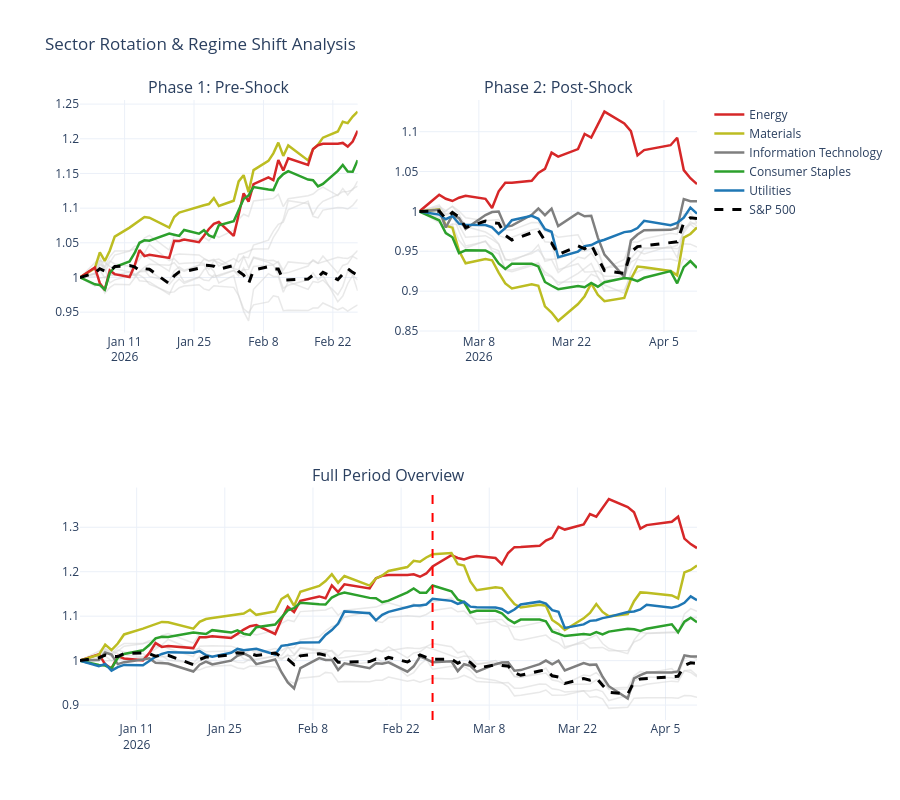

Source (notebook cell):
### Markdown cell above
## Plotting Sectorial Data for each Period

### Code cell
from plotly.subplots import make_subplots
import plotly.graph_objects as go
import pandas as pd

fig = make_subplots(
    rows=2, cols=2,
    specs=[[{"type": "xy"}, {"type": "xy"}],
           [{"type": "xy", "colspan": 2}, None]],
    subplot_titles=("Phase 1: Pre-Shock", "Phase 2: Post-Shock", "Full Period Overview")
)

def add_subplot_traces(fig, start_date, end_date, highlight_sectors, row, col, add_vline=False):
    s_returns = sector_daily.loc[start_date:end_date]
    sp_returns = sp500_returns.loc[start_date:end_date]
    
    s_indexed = (1 + s_returns).cumprod() / (1 + s_returns).cumprod().iloc[0]
    sp_indexed = (1 + sp_returns).cumprod() / (1 + sp_returns).cumprod().iloc[0]
    
    # Plot background (grey) sectors
    for sector in s_indexed.columns:
        if sector not in highlight_sectors:
            fig.add_trace(go.Scatter(x=s_indexed.index, y=s_indexed[sector], mode='lines', 
                                     line=dict(color='lightgrey', width=1.5), opacity=0.5, 
                                     name=sector, showlegend=False, 
                                     hovertemplate="<b>%{fullData.name}</b>: %{y:.3f}<extra></extra>"), 
                                     row=row, col=col)
            
    # Plot highlighted sectors
    for sector in highlight_sectors:
        fig.add_trace(go.Scatter(x=s_indexed.index, y=s_indexed[sector], mode='lines', 
                                     line=dict(color=master_palette.get(sector, 'black'), width=2.5), 
                                     name=sector, showlegend=(row==2),
                                     hovertemplate="<b>%{fullData.name}</b>: %{y:.3f}<extra></extra>"), 
                                     row=row, col=col) 

    # Plot S&P 500
    fig.add_trace(go.Scatter(x=sp_indexed.index, y=sp_indexed, mode='lines', 
                                 line=dict(color='black', width=3, dash='dash'), 
                                 name='S&P 500', showlegend=(row==2),
                                 hovertemplate="<b>%{fullData.name}</b>: %{y:.3f}<extra></extra>"), 
                                 row=row, col=col)
                                 
    if add_vline:
        fig.add_vline(x=pd.to_datetime('2026-02-27'), line_width=2, line_dash="dash", line_color="red", row=row, col=col)

# Render traces
add_subplot_traces(fig, '2025-12-31', '2026-02-27', top3_p1, 1, 1)
add_subplot_traces(fig, '2026-02-27', '2026-04-10', combined_highlights, 1, 2)
add_subplot_traces(fig, '2025-12-31', '2026-04-10', combined_highlights, 2, 1, add_vline=True)

fig.update_layout(height=800, template='plotly_white', title_text="Sector Rotation & Regime Shift Analysis", hovermode='x unified')
fig.show()
